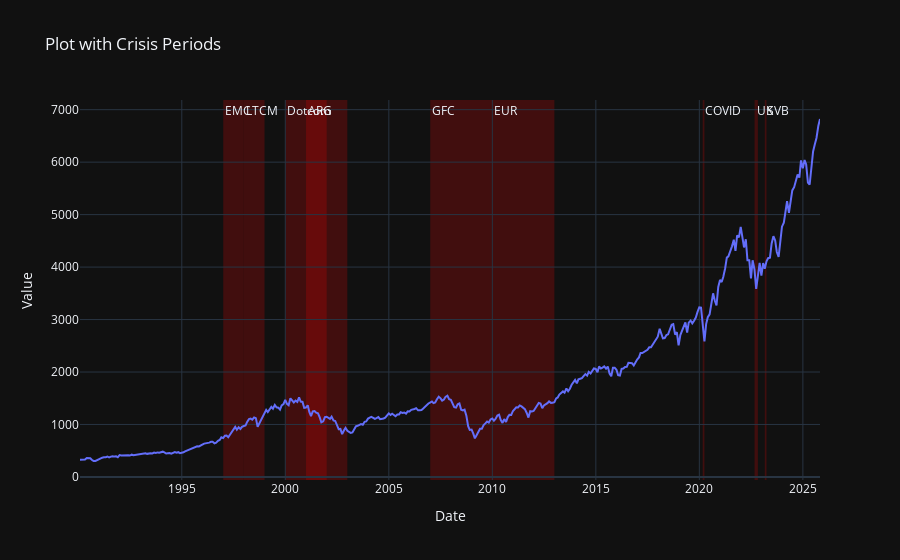
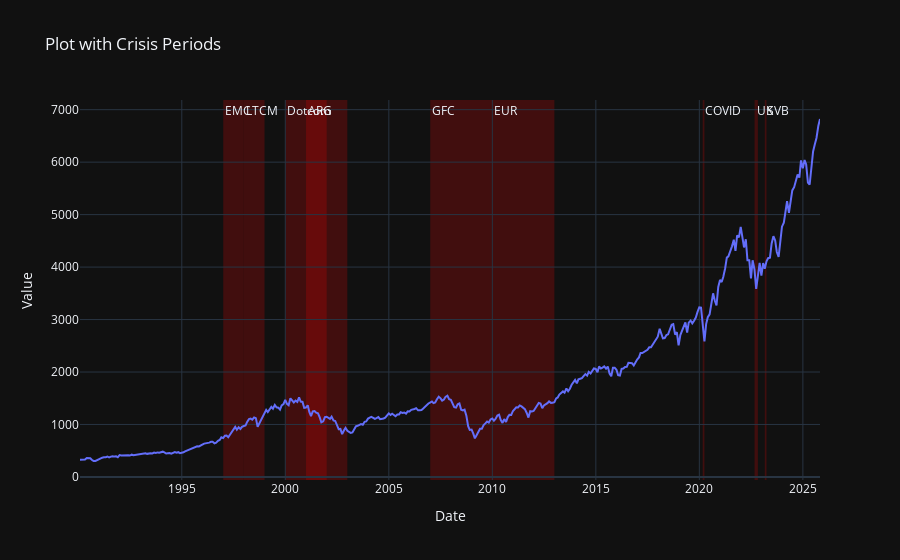

Notebook cell for these charts, in order:
### Code cell
base_plot("Plot with Crisis Periods")

### Figure 1 — Plotly figure (JSON) as saved in the notebook; plotly's stock layout.template omitted (floating-point values rounded to 4 significant figures; data arrays with more than 128 entries replaced by an {"elided": "..."} marker saying what was removed)
{"data": [{"hovertemplate": "Date=%{x}<br>Value=%{y}<extra></extra>", "legendgroup": "", "line": {"color": "#636efa", "dash": "solid"}, "marker": {"symbol": "circle"}, "mode": "lines", "name": "", "orientation": "v", "showlegend": false, "type": "scatter", "x": {"elided": "430 str values"}, "xaxis": "x", "y": {"elided": "430 float values"}, "yaxis": "y"}], "layout": {"annotations": [{"showarrow": false, "text": "GFC", "x": "2007-01-01T00:00:00", "xanchor": "left", "xref": "x", "y": 1, "yanchor": "top", "yref": "y domain"}, {"showarrow": false, "text": "EMC", "x": "1997-01-01T00:00:00", "xanchor": "left", "xref": "x", "y": 1, "yanchor": "top", "yref": "y domain"}, {"showarrow": false, "text": "LTCM", "x": "1998-01-01T00:00:00", "xanchor": "left", "xref": "x", "y": 1, "yanchor": "top", "yref": "y domain"}, {"showarrow": false, "text": "Dotcom", "x": "2000-01-01T00:00:00", "xanchor": "left", "xref": "x", "y": 1, "yanchor": "top", "yref": "y domain"}, {"showarrow": false, "text": "ARG", "x": "2001-01-01T00:00:00", "xanchor": "left", "xref": "x", "y": 1, "yanchor": "top", "yref": "y domain"}, {"showarrow": false, "text": "EUR", "x": "2010-01-01T00:00:00", "xanchor": "left", "xref": "x", "y": 1, "yanchor": "top", "yref": "y domain"}, {"showarrow": false, "text": "COVID", "x": "2020-03-01T00:00:00", "xanchor": "left", "xref": "x", "y": 1, "yanchor": "top", "yref": "y domain"}, {"showarrow": false, "text": "UK", "x": "2022-09-01T00:00:00", "xanchor": "left", "xref": "x", "y": 1, "yanchor": "top", "yref": "y domain"}, {"showarrow": false, "text": "SVB", "x": "2023-03-01T00:00:00", "xanchor": "left", "xref": "x", "y": 1, "yanchor": "top", "yref": "y domain"}], "legend": {"tracegroupgap": 0}, "shapes": [{"fillcolor": "red", "layer": "below", "line": {"width": 0}, "opacity": 0.2, "type": "rect", "x0": "2007-01-01T00:00:00", "x1": "2009-12-31T00:00:00", "xref": "x", "y0": 0, "y1": 1, "yref": "y domain"}, {"fillcolor": "red", "layer": "below", "line": {"width": 0}, "opacity": 0.2, "type": "rect", "x0": "1997-01-01T00:00:00", "x1": "1997-12-31T00:00:00", "xref": "x", "y0": 0, "y1": 1, "yref": "y domain"}, {"fillcolor": "red", "layer": "below", "line": {"width": 0}, "opacity": 0.2, "type": "rect", "x0": "1998-01-01T00:00:00", "x1": "1998-12-31T00:00:00", "xref": "x", "y0": 0, "y1": 1, "yref": "y domain"}, {"fillcolor": "red", "layer": "below", "line": {"width": 0}, "opacity": 0.2, "type": "rect", "x0": "2000-01-01T00:00:00", "x1": "2002-12-31T00:00:00", "xref": "x", "y0": 0, "y1": 1, "yref": "y domain"}, {"fillcolor": "red", "layer": "below", "line": {"width": 0}, "opacity": 0.2, "type": "rect", "x0": "2001-01-01T00:00:00", "x1": "2001-12-31T00:00:00", "xref": "x", "y0": 0, "y1": 1, "yref": "y domain"}, {"fillcolor": "red", "layer": "below", "line": {"width": 0}, "opacity": 0.2, "type": "rect", "x0": "2010-01-01T00:00:00", "x1": "2012-12-31T00:00:00", "xref": "x", "y0": 0, "y1": 1, "yref": "y domain"}, {"fillcolor": "red", "layer": "below", "line": {"width": 0}, "opacity": 0.2, "type": "rect", "x0": "2020-03-01T00:00:00", "x1": "2020-03-31T00:00:00", "xref": "x", "y0": 0, "y1": 1, "yref": "y domain"}, {"fillcolor": "red", "layer": "below", "line": {"width": 0}, "opacity": 0.2, "type": "rect", "x0": "2022-09-01T00:00:00", "x1": "2022-10-31T00:00:00", "xref": "x", "y0": 0, "y1": 1, "yref": "y domain"}, {"fillcolor": "red", "layer": "below", "line": {"width": 0}, "opacity": 0.2, "type": "rect", "x0": "2023-03-01T00:00:00", "x1": "2023-03-31T00:00:00", "xref": "x", "y0": 0, "y1": 1, "yref": "y domain"}], "title": {"text": "Plot with Crisis Periods"}, "xaxis": {"anchor": "y", "domain": [0, 1], "title": {"text": "Date"}}, "yaxis": {"anchor": "x", "domain": [0, 1], "title": {"text": "Value"}}}}

### Figure 2 — Plotly figure (JSON) as saved in the notebook; plotly's stock layout.template omitted (floating-point values rounded to 4 significant figures; data arrays with more than 128 entries replaced by an {"elided": "..."} marker saying what was removed)
{"data": [{"hovertemplate": "Date=%{x}<br>Value=%{y}<extra></extra>", "legendgroup": "", "line": {"color": "#636efa", "dash": "solid"}, "marker": {"symbol": "circle"}, "mode": "lines", "name": "", "orientation": "v", "showlegend": false, "type": "scatter", "x": {"elided": "430 str values"}, "xaxis": "x", "y": {"elided": "430 float values"}, "yaxis": "y"}], "layout": {"annotations": [{"showarrow": false, "text": "GFC", "x": "2007-01-01T00:00:00", "xanchor": "left", "xref": "x", "y": 1, "yanchor": "top", "yref": "y domain"}, {"showarrow": false, "text": "EMC", "x": "1997-01-01T00:00:00", "xanchor": "left", "xref": "x", "y": 1, "yanchor": "top", "yref": "y domain"}, {"showarrow": false, "text": "LTCM", "x": "1998-01-01T00:00:00", "xanchor": "left", "xref": "x", "y": 1, "yanchor": "top", "yref": "y domain"}, {"showarrow": false, "text": "Dotcom", "x": "2000-01-01T00:00:00", "xanchor": "left", "xref": "x", "y": 1, "yanchor": "top", "yref": "y domain"}, {"showarrow": false, "text": "ARG", "x": "2001-01-01T00:00:00", "xanchor": "left", "xref": "x", "y": 1, "yanchor": "top", "yref": "y domain"}, {"showarrow": false, "text": "EUR", "x": "2010-01-01T00:00:00", "xanchor": "left", "xref": "x", "y": 1, "yanchor": "top", "yref": "y domain"}, {"showarrow": false, "text": "COVID", "x": "2020-03-01T00:00:00", "xanchor": "left", "xref": "x", "y": 1, "yanchor": "top", "yref": "y domain"}, {"showarrow": false, "text": "UK", "x": "2022-09-01T00:00:00", "xanchor": "left", "xref": "x", "y": 1, "yanchor": "top", "yref": "y domain"}, {"showarrow": false, "text": "SVB", "x": "2023-03-01T00:00:00", "xanchor": "left", "xref": "x", "y": 1, "yanchor": "top", "yref": "y domain"}], "legend": {"tracegroupgap": 0}, "shapes": [{"fillcolor": "red", "layer": "below", "line": {"width": 0}, "opacity": 0.2, "type": "rect", "x0": "2007-01-01T00:00:00", "x1": "2009-12-31T00:00:00", "xref": "x", "y0": 0, "y1": 1, "yref": "y domain"}, {"fillcolor": "red", "layer": "below", "line": {"width": 0}, "opacity": 0.2, "type": "rect", "x0": "1997-01-01T00:00:00", "x1": "1997-12-31T00:00:00", "xref": "x", "y0": 0, "y1": 1, "yref": "y domain"}, {"fillcolor": "red", "layer": "below", "line": {"width": 0}, "opacity": 0.2, "type": "rect", "x0": "1998-01-01T00:00:00", "x1": "1998-12-31T00:00:00", "xref": "x", "y0": 0, "y1": 1, "yref": "y domain"}, {"fillcolor": "red", "layer": "below", "line": {"width": 0}, "opacity": 0.2, "type": "rect", "x0": "2000-01-01T00:00:00", "x1": "2002-12-31T00:00:00", "xref": "x", "y0": 0, "y1": 1, "yref": "y domain"}, {"fillcolor": "red", "layer": "below", "line": {"width": 0}, "opacity": 0.2, "type": "rect", "x0": "2001-01-01T00:00:00", "x1": "2001-12-31T00:00:00", "xref": "x", "y0": 0, "y1": 1, "yref": "y domain"}, {"fillcolor": "red", "layer": "below", "line": {"width": 0}, "opacity": 0.2, "type": "rect", "x0": "2010-01-01T00:00:00", "x1": "2012-12-31T00:00:00", "xref": "x", "y0": 0, "y1": 1, "yref": "y domain"}, {"fillcolor": "red", "layer": "below", "line": {"width": 0}, "opacity": 0.2, "type": "rect", "x0": "2020-03-01T00:00:00", "x1": "2020-03-31T00:00:00", "xref": "x", "y0": 0, "y1": 1, "yref": "y domain"}, {"fillcolor": "red", "layer": "below", "line": {"width": 0}, "opacity": 0.2, "type": "rect", "x0": "2022-09-01T00:00:00", "x1": "2022-10-31T00:00:00", "xref": "x", "y0": 0, "y1": 1, "yref": "y domain"}, {"fillcolor": "red", "layer": "below", "line": {"width": 0}, "opacity": 0.2, "type": "rect", "x0": "2023-03-01T00:00:00", "x1": "2023-03-31T00:00:00", "xref": "x", "y0": 0, "y1": 1, "yref": "y domain"}], "title": {"text": "Plot with Crisis Periods"}, "xaxis": {"anchor": "y", "domain": [0, 1], "title": {"text": "Date"}}, "yaxis": {"anchor": "x", "domain": [0, 1], "title": {"text": "Value"}}}}
